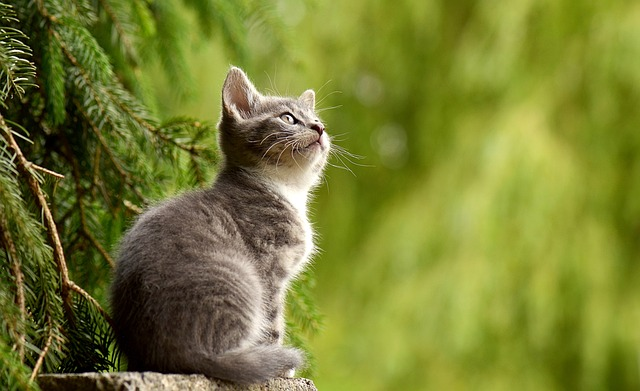
#> input picture OpenCV/img.jpg, 640 x 391 px
$ jupyter execute '크기조정.ipynb'
#> lines starting #> are read from the running program, lines starting #| are printed output that depends on the picture
# 크기조정

## 이미지
고정크기로 설정

[cell 1]
import cv2
img = cv2.imread('img.jpg')
#> img is the input picture: shape (391, 640, 3); mean B, G, R 49.8, 125.8, 119.1
dst = cv2.resize(img, (400,500)) #width, height 고정 크기
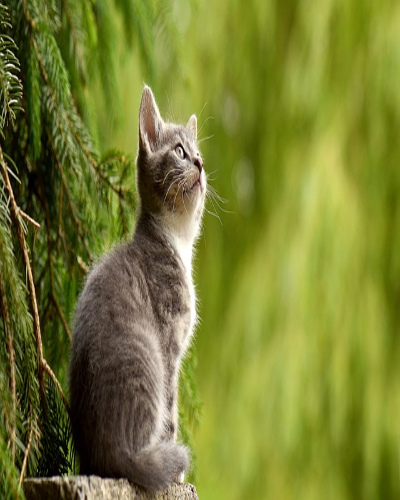
#> dst: shape (500, 400, 3); mean B, G, R 49.7, 125.7, 118.9
cv2.imshow('img',img)
cv2.imshow('resize',dst)

cv2.waitKey(0)
cv2.destroyAllWindows()
cv2.waitKey(1)

비율로 설정

[cell 2]
import cv2
img = cv2.imread('img.jpg')
dst = cv2.resize(img, None,fx=0.5, fy=0.5) #x,y의 비율 정의(0.5배로 축소)
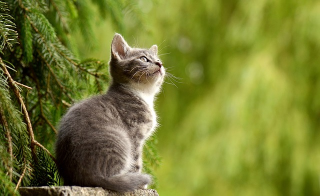
#> dst: shape (196, 320, 3); mean B, G, R 49.9, 125.9, 119.2
cv2.imshow('img',img)
cv2.imshow('resize',dst)

cv2.waitKey(0)
cv2.destroyAllWindows()
cv2.waitKey(1)

### 보간법
1. cv2.INTER_AREA: 크기 줄일떄 사용
2. cv2.INTER_CUBIC: 크기 늘릴 때 사용(속도 느림, 퀄리티 좋음)
3. cv2.INTER_LINEAR: 크기 늘릴 때 사용(기본값)

[cell 3]
import cv2
img = cv2.imread('img.jpg')
dst = cv2.resize(img, None, fx=0.5,fy=0.5,interpolation=cv2.INTER_AREA)
cv2.imshow('img',img)
cv2.imshow('resize',dst)

cv2.waitKey(0)
cv2.destroyAllWindows()
cv2.waitKey(1)

[cell 4]
import cv2
img = cv2.imread('img.jpg')
dst = cv2.resize(img, None, fx=1.5,fy=1.5,interpolation=cv2.INTER_CUBIC)
#> dst: shape (586, 960, 3)
cv2.imshow('img',img)
cv2.imshow('resize',dst)

cv2.waitKey(0)
cv2.destroyAllWindows()
cv2.waitKey(1)

## 동영상

### 고정크기

[cell 5]
import cv2
cap = cv2.VideoCapture('video.mp4')

while cap.isOpened():
    ret, frame = cap.read()
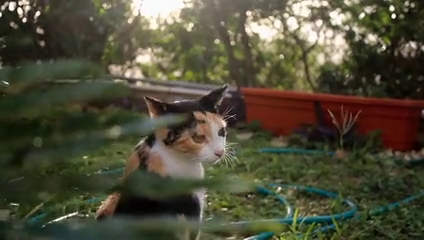
#> input picture frame 23 of OpenCV/video.mp4, 424 x 240 px
#> frame is the input picture: shape (240, 424, 3); mean B, G, R 56, 76, 78.7
    if not ret:
        break

    frame_resize = cv2.resize(frame,(400,500))
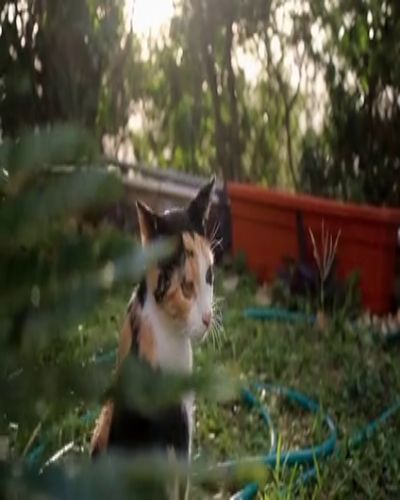
#> frame_resize: shape (500, 400, 3); mean B, G, R 55.9, 75.8, 78.5

    cv2.imshow('video',frame_resize)
    if cv2.waitKey(1) == ord('q'):
#> (key q is pressed here)
        break


cap.release()
cv2.destroyAllWindows()
cv2.waitKey(1)

### 비율로 설정

[cell 6]
import cv2
cap = cv2.VideoCapture('video.mp4')

while cap.isOpened():
    ret, frame = cap.read()
    if not ret:
        break

    frame_resize = cv2.resize(frame, None, fx=1.5,fy=1.5,interpolation=cv2.INTER_CUBIC)
#> frame_resize: shape (360, 636, 3)

    cv2.imshow('video',frame_resize)
    if cv2.waitKey(1) == ord('q'):
#> (key q is pressed here)
        break


cap.release()
cv2.destroyAllWindows()
cv2.waitKey(1)
